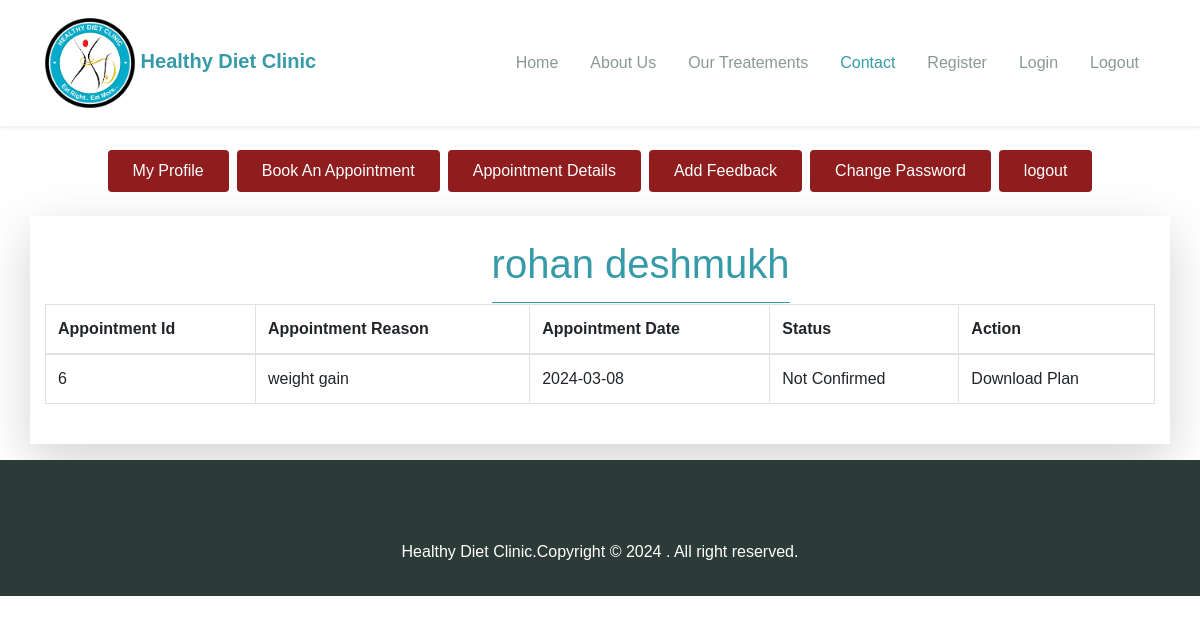
Screenshot of /appointment-details.php (signed in) with the database file from the repository.
### tables this page shows
CREATE TABLE `register` (
  `rid` int(11) NOT NULL,
  `rname` varchar(100) NOT NULL,
  `remail` varchar(100) NOT NULL,
  `rpass` varchar(100) NOT NULL,
  `rmob` bigint(11) NOT NULL,
  `rque` varchar(100) NOT NULL,
  `rans` varchar(100) NOT NULL,
  `rphoto` varchar(200) NOT NULL,
  `radr` varchar(150) NOT NULL,
  `rgender` varchar(20) NOT NULL,
  `rdob` date NOT NULL
);

CREATE TABLE `appointment` (
  `apid` int(11) NOT NULL,
  `rid` int(11) NOT NULL,
  `tid` int(11) NOT NULL,
  `apdate` date NOT NULL,
  `apstatus` varchar(200) NOT NULL
);

CREATE TABLE `treatment` (
  `tid` int(11) NOT NULL,
  `tnm` varchar(100) NOT NULL,
  `tpr` int(11) NOT NULL,
  `tinfo` text NOT NULL,
  `timg` varchar(150) NOT NULL
);

### session-check.php (called while the page is built)
<?php session_start();
if (!isset($_SESSION['id'])) {
    echo "<script>
       window.location.href='login.php';
     </script>";
  }
  else
  {
    $id = $_SESSION['id'];
include 'connection.php';
$qS="SELECT * FROM register WHERE rid=$id";
$rs=mysqli_query($cn,$qS);
$data = mysqli_fetch_assoc($rs);
}

### appointment-details.php (the view, shortened to what this page needs)
<?php include "session-check.php";
?>
<!DOCTYPE html>
<html lang="en">
<head>
  <link rel="stylesheet" href="assets/css/maicons.css">
  <link rel="stylesheet" href="https://cdn.jsdelivr.net/npm/bootstrap@4.6.2/dist/css/bootstrap.min.css">
  <link rel="stylesheet" href="https://cdnjs.cloudflare.com/ajax/libs/font-awesome/4.7.0/css/font-awesome.min.css">
  <link rel="stylesheet" href="assets/vendor/owl-carousel/css/owl.carousel.css">
  <link rel="stylesheet" href="assets/vendor/animate/animate.css">
  <link rel="stylesheet" href="assets/css/theme.css">
</head>
<body>
  <?php  include 'topbar.php';?>
  <div class=" overlay-dark bg-image" >
    <div class="my-3">
      <div class="container text-center wow fadeInUp">
      <?php include 'profile-menu.php';?>
      </div>
    </div>
  </div>
  <div class="">
    <div class="container  bg-white shadow-lg py-4 my-3">
      <h1 class="text-center wow fadeInUp text-primary">
        <span class="border-bottom border-5 border-primary pb-3">
              <?php echo $data['rname'];?>
            </span>
    </h1>
   <table class="table table-bordered">
        <thead>
            <tr>
                <th>Appointment Id</th>
                <th>Appointment Reason</th>
                <th>Appointment Date</th>
                <th>Status</th>
                <th>Action</th>
            </tr>
        </thead>
        <tbody>
            <?php
        $qAP="SELECT t.tid,t.tnm,ap.apid,ap.rid,ap.apdate,ap.apstatus
          FROM appointment ap INNER JOIN treatment t
          ON ap.tid = t.tid
          WHERE rid = $id";
        $rsAP=mysqli_query($cn,$qAP);
        while($dataAp=mysqli_fetch_assoc($rsAP))
        {
            ?>
              <tr>
                <td><?php echo $dataAp['rid']; ?></td>
                <td><?php echo $dataAp['tnm']; ?></td>
                <td><?php echo $dataAp['apdate']; ?></td>
                <td><?php echo $dataAp['apstatus']; ?></td>
                <td>
                    Download Plan
                </td>
              </tr>
            <?php
        }
        ?>
        </tbody>
   </table>
</div>
  <?php include  'footer.php';?>
</body>
</html>

### assets/css/theme.css (style rules this page uses)
:root { --primary: #369aa8; --accent: #FF3D85; --secondary: #4E5AFE; --warning: #EED818; --info: #05B4E1; --danger: #FF4943; --success: #96C93D; --dark: #343531; --light: #F5F9F6; --cs: #596261; --grey: #6E807A; }
body { font-family: "Source Sans Pro", sans-serif; line-height: 1.5; color: #343531; }
.text-primary { color: #369aa8 !important; }
.border-primary { border-color: #369aa8 !important; }
.bg-image { position: relative; background-position: center center; background-size: cover; background-repeat: no-repeat; }
.bg-image > * { position: relative; z-index: 10; }

### rows the page displays
register: rname "rohan deshmukh"
appointment: rid "6", tid.tnm "weight gain", apdate "2024-03-08", apstatus "Not Confirmed"
